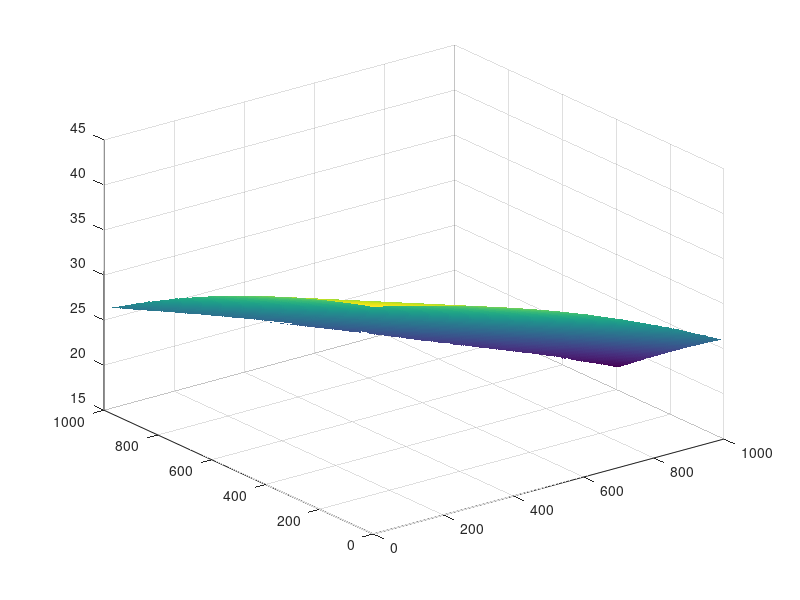
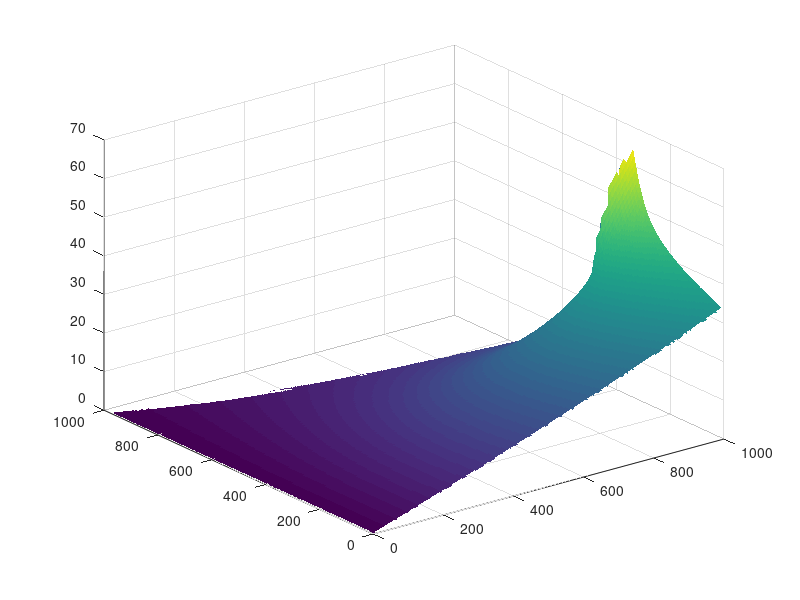
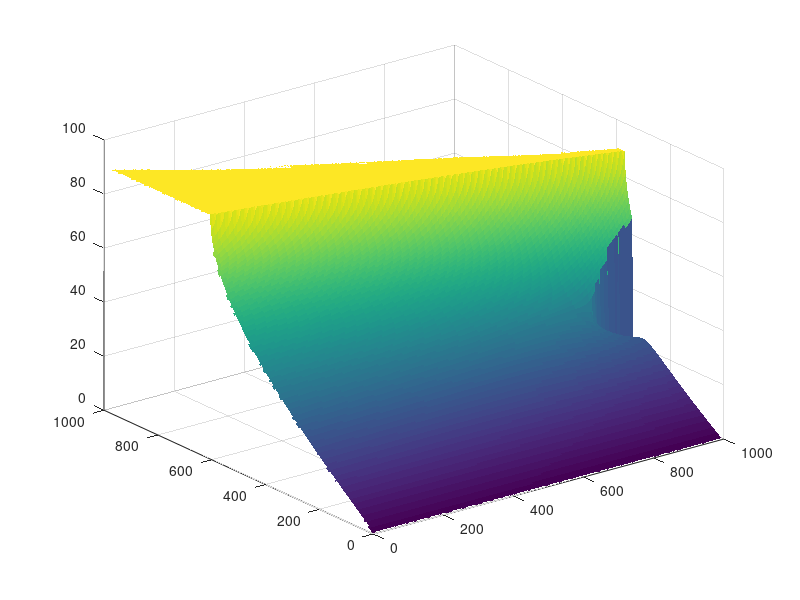
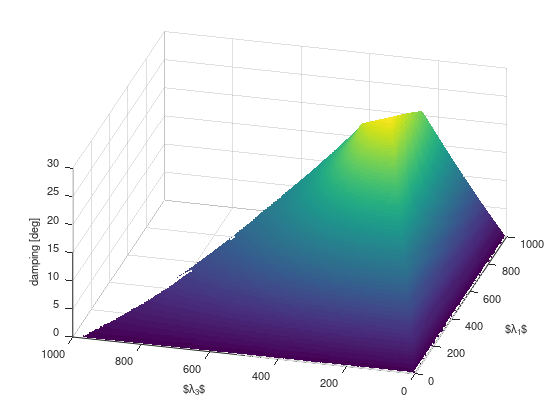

Source code (MATLAB) for these figures, in order:
% plot the damping of the poles as function of the gains

close all
clear

% figure options
myFontSize = 8;
myLineWidth = 2;
figSize = [530    55   360   360];
FB=input('Store as eps file (y/N)?: ','s');

% transfer function
L    =  85e-6;   % [H]
Ccap = 275e-6;   % [F]
R    = 0.010;    % [ohm]

% G = b/(s^2 + a*s + b)
b = 10463/(Ccap*10000*L);
a = (3259 + 10000*R)/(10000*L);

% harmonics
w1 = 2*pi*50;
w3 = 3*w1;

% -----------------------------------------------------
% least squares fitting over grid

L = 0;      % lower bound of gains
U = 1000;   % upper bound of gains

h1 = 4; % step size dimension 1
h2 = 4;  % step size dimension 2
nPoints  = ((U-L)/h1);
nPoints2 = ((U-L)/h2);
dMat = zeros(nPoints, nPoints2, 3);

% enumerate the boxes
LV  = L:h1:U-h1; % vector of gains
LV2 = L:h2:U-h2; % vector of gains



for kkk1 = 1:length(LV)
    for kkk2 = 1:length(LV2)
        
        L1 = LV(kkk1);
        L3 = LV2(kkk2);
        
        % coefficients of denominator polynomial
        den = [1 ;
            a ;
            (w1^2 + w3^2 + b);
            (a*w1^2 + a*w3^2 + L1*b + L3*b);
            (w1^2*w3^2 + b*w1^2 + b*w3^2);
            (a*w1^2*w3^2 + L3*b*w1^2 + L1*b*w3^2) ;
            b*w1^2*w3^2];
        
        rot = roots(den);
        
        % shift one pole pair closer to origin to have better view
        rot(1) = rot(1) + 800 - 5000i;
        rot(2) = rot(2) + 800 + 5000i;
        
        % calculate damping of each pole pair
        if any(real(rot) > 0) || any(imag(rot([1,3,5])) < 0)
            dMat( kkk1, kkk2, 1:3 ) = NaN;
        else
        for ii = 1:3
            %alpha = atan(-real(rot(2*ii-1))/imag(rot(2*ii-1)));
            dMat( kkk1, kkk2, ii ) = atan(-real(rot(2*ii-1))/imag(rot(2*ii-1))); 
        end
        end
    end
end


for kk = 1:3
    figure
    surf(LV, LV2, dMat(:,:,kk)*180/pi); 
    shading flat
end

figure
set(gcf, 'outerposition', figSize, 'PaperPositionMode', 'auto')
dMat2 = min(dMat, [], 3);
surf(LV, LV2, dMat2*180/pi);
shading flat
view([-75, 40])


xlabel('$\lambda_1$')
ylabel('$\lambda_3$')
zlabel('damping [deg]')
set(gca,'FontSize', myFontSize);
set(findall(gcf, '-property', 'FontSize'), 'FontSize', myFontSize)


if (FB=='y' | FB=='Y')
    matlabfrag('root_locus_2D_in_3D', 'dpi', 300)
    movefile('root_locus_2D_in_3D.*', '../fig', 'f')
end





